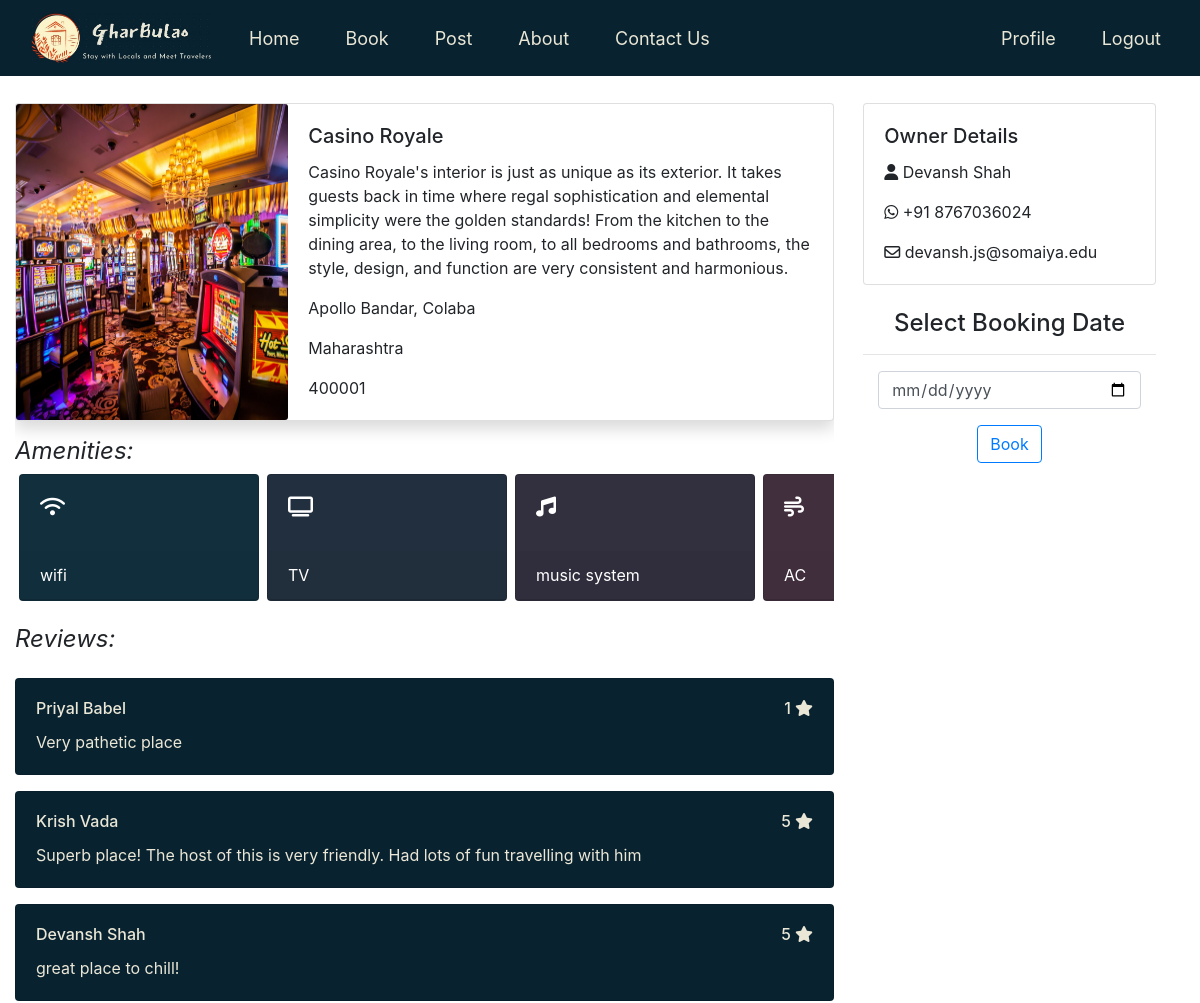
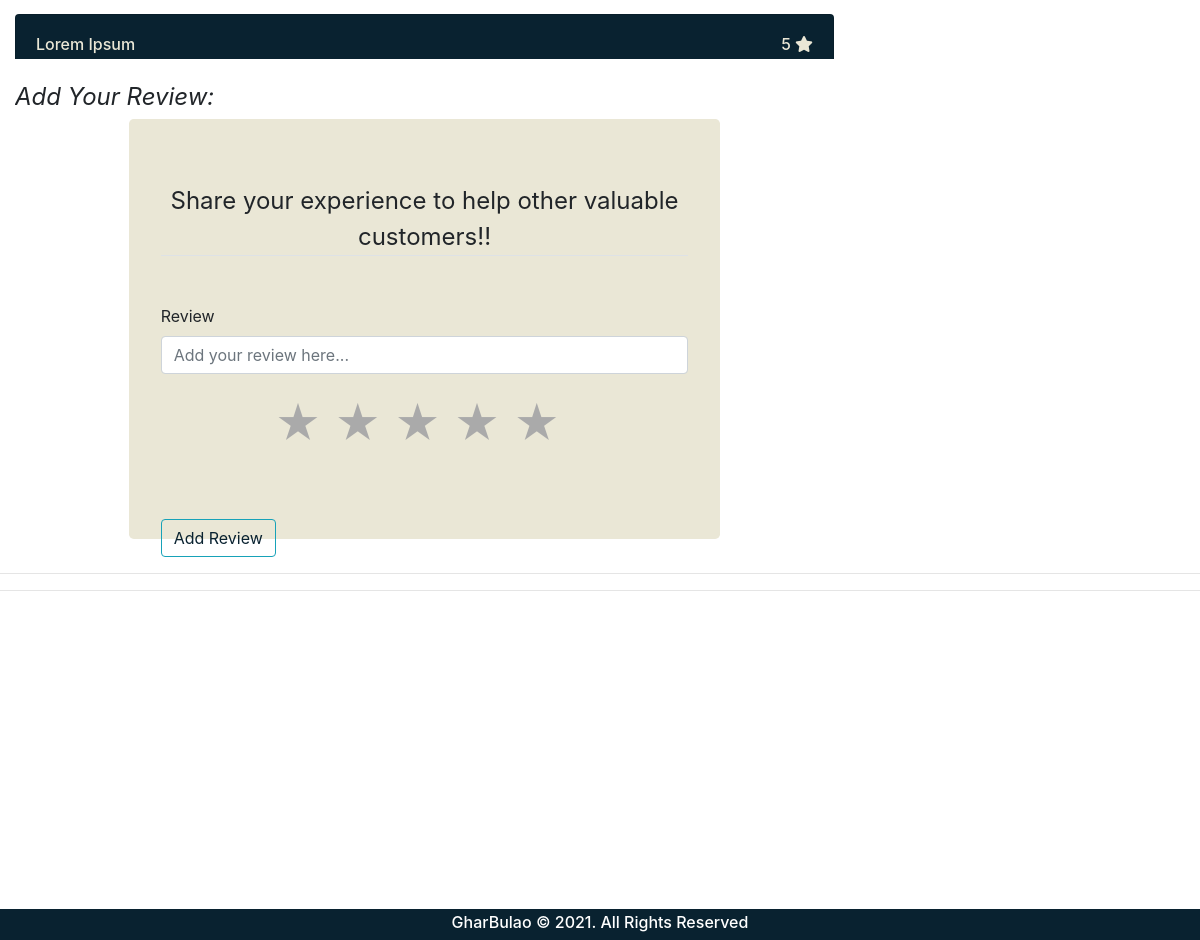
The page /showPost/12 (signed in) on the database its author committed (2 pictures, top to bottom).
### users/models.py (models this page shows, shortened)
class Img(models.Model):
    post = models.ForeignKey(Post, default=None,on_delete=models.CASCADE)
    image = models.ImageField(upload_to='property_pics',
                              verbose_name='Image')

class Post(models.Model):
    user = models.OneToOneField(User,on_delete=models.CASCADE)
    address = models.TextField()
    pincode = models.IntegerField(null=True)
    city = models.CharField(max_length=50, choices=cities, default='Mumbai')
    state =  models.CharField(max_length=50, choices=states, default='Maharashtra')
    Area = models.DecimalField(max_digits=6,default=0.0,decimal_places=2)
    amenities = models.CharField(max_length=500,default='[]')
    timestamp = models.DateTimeField(auto_now=True)
    desc = models.TextField(max_length=500,default='')
    name = models.CharField(max_length=100, default='')

class Reviews(models.Model):
    post = models.ForeignKey(Post, default=None,on_delete=models.CASCADE)
    user = models.ForeignKey(User,on_delete=models.CASCADE)
    review = models.TextField(max_length=500,default='',null=True)
    rating = models.IntegerField(default=1,
        validators=[
            MaxValueValidator(5),
            MinValueValidator(1)
        ])
    review_posted = models.DateTimeField(auto_now=True)

class Profile(models.Model):
    user = models.OneToOneField(User,on_delete=models.CASCADE)
    profile_picture = models.ImageField(default='default.png',upload_to='profile_pics')
    gender = models.CharField(max_length=10)
    mobile_no = models.CharField(max_length=10)
    bio = models.CharField(max_length=1000)
    city = models.CharField(max_length=50, choices=cities, default='Mumbai')
    birth_date = models.DateField(null=True)
    REQUIRED_FIELDS = ['profile_picture','gender','mobile_no','city','birth_date']

### users/views.py (the view, shortened to what this page needs)
# urls.py: path('showPost/<int:pk>',views.showPost,name='showPost'),
@login_required
def showPost(request,pk):
   info = {}
   info['post'] = Post.objects.get(id=pk)
   info['images'] = Img.objects.filter(post=info['post']).defer('post')
   info['reviews'] = Reviews.objects.filter(post=info['post']).defer('post')
   icons = {
      'wifi' : 'fas fa-wifi',
      'TV' : 'fas fa-tv',
      'music system' : 'fas fa-music',
      'AC' : 'fas fa-wind',
      'swimming pool' : 'fas fa-swimming-pool',
      'gym' : 'fas fa-dumbbell',
      'indoor sports' : 'fas fa-volleyball-ball'
   }
   info['post'].amenities = literal_eval(info['post'].amenities)
   return render(request,'users/showPost.html', context={'info':info,'icons':icons})

### users/templates/users/showPost.html (shortened to what this page needs)
{% extends "users/base.html" %} {% load static %} {% load crispy_forms_tags %}
{% load static %}
{% block style %}
  <link rel="stylesheet" type="text/css" href="{% static 'users/Post.css' %}">
{% endblock style %}
{% block body %}
<br>
<br>
<div class="container-fluid post_cont">
<div class="left_post">
<div class="shadow card mb-3 mx-auto">
  <div class="row no-gutters">
    <div class="col-md-4">
      <img src="{{info.images.0.image.url}}" class="card-img" alt="..." height="100%">
    </div>
    <div class="col-md-8">
      <div class="card-body">
        <h5 class="card-title">{{info.post.name}}</h5>
        <p class="card-text">{{info.post.desc}}</p>
        <p class="card-text">{{info.post.address}}</p>
        <p class="card-text">{{info.post.state|capfirst}}</p>
        <p class="card-text">{{info.post.pincode}}</p>
      </div>
    </div>
  </div>
</div>
<h4 class="amenities">Amenities:</h4>
<div class="am_cont d-flex justify-content-start">
{% for amenity in info.post.amenities %}
    <div class="card text-white mx-1" style="min-width:15rem;background-color:#{{forloop.counter}}22f3e">
      <div class="card-body">
      {% for key, value in icons.items %}
      {% if key == amenity %}
        <h5 class="card-title"><i class="{{value}}"></i></h5>
      {%endif%}
      {%endfor%}
      </div>
      <div class="card-header">{{amenity}}</div>
    </div>
{% endfor %}
</div>
<br>
<h4 class="amenities">Reviews:</h4>
{% if info.reviews%}
<div class="reviews_cont">
{% for review in info.reviews %}
  <div class="card mt-3" style="width: 100%;background-color:#092230;">
    <div class="card-body" style='color:#eae7d6'>
     <div class="rr d-flex justify-content-between">
      <h6 class="card-title" style='color:#eae7d6'>{{review.user.first_name}} {{review.user.last_name}}</h6>
      <h6 class="card-title" style='color:#eae7d6'>{{review.rating}}<span class="fas fa-star ml-1" style="color: #eae7d6;"></span></h6>
    </div>
      <p class="card-text">{{review.review}}</p>
    </div>
  </div>
{% endfor %}
</div>
{% else %}
    <h5 class="right_head">Sorry, there are no reviews for this location.</h5>
  {% endif %}
<br>
<h4 class="amenities">Add Your Review:</h4>
<div class="container d-flex justify-content-center">
  <div class="jumbotron jumbotron-css" style="background-color: #eae7d6;width:75%;height:420px;" >
    <form method="POST" action='' id="post_form">
      <fieldset class="form-group">
        <legend class="border-bottom mb-4" style="text-align: center;">
          Share your experience to help other valuable customers!!
        </legend>
        <br>
        <div class="form-group">
          <label>Review</label>
          <input
            type="text"
            class="form-control"
            id="review"
            placeholder="Add your review here..."
            required
          />
        </div>
        <div class="form-group">
          <div class="rating rating2">
            <a href="#5" title="Give 5 stars" data-value="5">★</a>
            <a href="#4" title="Give 4 stars" data-value="4">★</a>
            <a href="#3" title="Give 3 stars" data-value="3">★</a>
            <a href="#2" title="Give 2 stars" data-value="2">★</a>
            <a href="#1" title="Give 1 star" data-value="1">★</a>
          </div>
        </div>
      </fieldset>
      <div class="form-group">
        <button class="btn btn-outline-info" type="submit" style='color: #092230'>Add Review</button>
      </div>
    </form>
  </div>
</div>
</div>
<div class="right_post">
 <div class="card">
  <div class="card-body">
    <h5 class="card-title">Owner Details</h5>
    <p class="card-text"><i class="fas fa-user"></i>  {{info.post.user.first_name}} {{info.post.user.last_name}}</p>
    <p class="card-text"><b><i class="fab fa-whatsapp"></i></b>  +91 {{info.post.user.profile.mobile_no}}</p>
    <p class="card-text"><i class="far fa-envelope"></i>  {{info.post.user.email}}</p>
  </div>
</div>
<br>
<h4 class="d-flex justify-content-center">Select Booking Date</h4>
<hr>
<div class="row-auto">
<div class="col input-group">
    <div class="input-group mb-3">
  <input type="date" class="form-control" placeholder="date" aria-label="date" aria-describedby="basic-addon1">
</div>
    </div>
<div class="col-auto d-flex justify-content-center">
    <a href="{% url 'receipt' pk=info.post.id  %}" class="btn btn-outline-primary">Book</a>
    </div>
</div>
</div>
</div>
<hr>
<hr>
<br>
{% endblock body %}

### users/static/users/Navbar.css (style rules this page uses)
:root { --blue: #092230; --off_white: #eae7d6; }

### users/static/users/Post.css (style rules this page uses)
.rating { width: 300px; margin: 0 auto 1em; font-size: 45px; overflow:hidden; }
.rating a, .rating label { float:right; color: #aaa; text-decoration: none; -webkit-transition: color .4s; -moz-transition: color .4s; -o-transition: color .4s; transition: color .4s; }
.rating2 { direction: rtl; }
.rating2 a { float:none }
.post_cont { width:100%; display:flex; justify-content: space-between; height:75vh; }
.left_post { width:70%; overflow-y: scroll; }
.right_post { width:25%; overflow-y: hidden; }
.amenities { font-weight: 400; font-style: italic; }
.am_cont { width:100%; overflow-x: scroll; }
.reviews_cont { height: auto; max-height: 400px; overflow-y: scroll; width: 100%; }

### rows shown on the page
Img: images.0.image (picture)
Post: post.name "Casino Royale", post.desc "Casino Royale's interior is just as unique as its exterior. It takes guests back in time where regal sophistication and elemental simplicity were the golden standards! From the kitchen to the dining area, to the living room, to all bedrooms and bathrooms, the style, design, and function are very consistent and harmonious.", post.address "Apollo Bandar, Colaba", post.state "Maharashtra", post.pincode "400001", post.user.first_name "Devansh", post.user.last_name "Shah", post.user.profile.mobile_no "8767036024", post.user.email "devansh.js@somaiya.edu"
Reviews: user.first_name "Priyal", user.last_name "Babel", rating "1", review "Very pathetic place"
Reviews: user.first_name "Krish", user.last_name "Vada", rating "5", review "Superb place! The host of this is very friendly. Had lots of fun travelling with him"
Reviews: user.first_name "Devansh", user.last_name "Shah", rating "5", review "great place to chill!"
Reviews: user.first_name "Lorem", user.last_name "Ipsum", rating "5"

### other values the page prints
{{ amenity }} "wifi" "TV" "music system" "AC"
